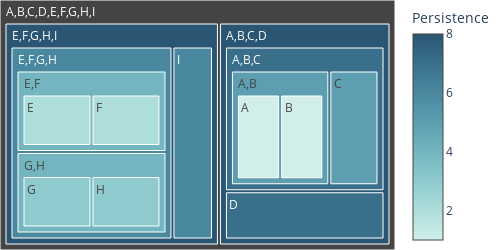

Notebook source saved alongside this figure:
### Code cell
fig = plot_hierarchical_treemap(df_comps)
fig.update_layout(title='title',
                  width=500, height=250,
                  margin = dict(t=0, l=0, r=0, b=0)
                  )

### Figure 1 — Plotly figure (JSON) as saved in the notebook; plotly's stock layout.template omitted (floating-point values rounded to 4 significant figures)
{"data": [{"branchvalues": "total", "hovertemplate": "<b>Component #%{label} </b> <br> Points: %{value}<br> Persistence: %{color:.2f}<br> Parent: #%{parent}", "labels": ["A", "B", "C", "D", "E", "F", "G", "H", "I", "A,B", "E,F", "G,H", "E,F,G,H", "A,B,C", "A,B,C,D", "E,F,G,H,I"], "marker": {"colorbar": {"title": {"text": "Persistence"}}, "colors": [1, 1, 5, 7, 2, 2, 3, 3, 6, 5, 4, 4, 6, 7, 8, 8], "colorscale": [[0, "rgb(209, 238, 234)"], [0.1667, "rgb(168, 219, 217)"], [0.3333, "rgb(133, 196, 201)"], [0.5, "rgb(104, 171, 184)"], [0.6667, "rgb(79, 144, 166)"], [0.8333, "rgb(59, 115, 143)"], [1, "rgb(42, 86, 116)"]], "showscale": true}, "maxdepth": -1, "name": "", "parents": ["A,B", "A,B", "A,B,C", "A,B,C,D", "E,F", "E,F", "G,H", "G,H", "E,F,G,H,I", "A,B,C", "E,F,G,H", "E,F,G,H", "E,F,G,H,I", "A,B,C,D", "A,B,C,D,E,F,G,H,I", "A,B,C,D,E,F,G,H,I"], "type": "treemap", "values": [1, 1, 1, 1, 1, 1, 1, 1, 1, 2, 2, 2, 4, 3, 4, 5]}], "layout": {"height": 250, "margin": {"b": 0, "l": 0, "r": 0, "t": 0}, "title": {"text": "title"}, "width": 500}}
